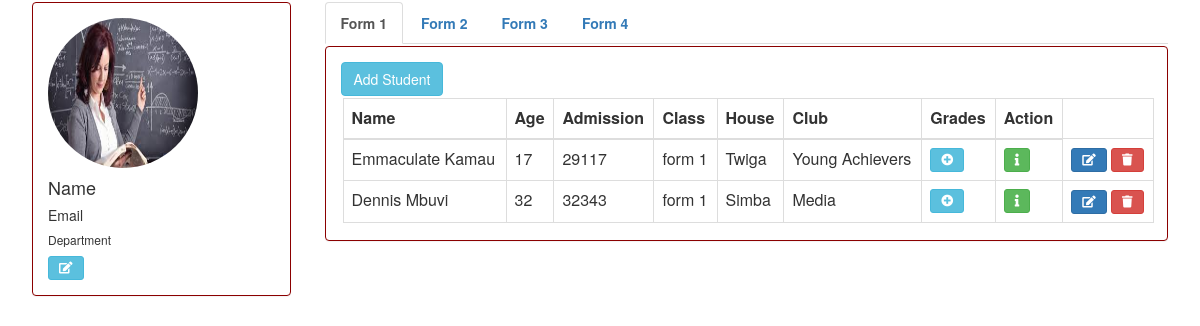
Screenshot of /school/form1 with the database file from the repository.
### schapp/models.py (models this page shows, shortened)
class Student(models.Model):
    name = models.CharField(max_length=50)
    age = models.IntegerField()
    admission = models.BigIntegerField(unique=True)
    form = models.CharField(choices=CLASS, default='Form 1', max_length=6)
    house = models.CharField(max_length=50)
    club = models.CharField(max_length=50)

### schapp/views/teachers.py (the view)
# urls.py: path('form1', teachers.form1_students, name='form1'),
def form1_students(request):
    students = Student.objects.filter(form='form 1')
    return render(request, 'schapp/teachers/index.html', {'students': students})

### schapp/templates/schapp/teachers/index.html (shortened to what this page needs)
<link rel="stylesheet" href="https://maxcdn.bootstrapcdn.com/bootstrap/3.3.7/css/bootstrap.min.css">
<link rel="stylesheet" href="https://use.fontawesome.com/releases/v5.8.2/css/all.css">
{% load static %}
<link href="{% static 'schapp/teacher/css/custom.css' %}" rel="stylesheet" type="text/css">
<div class="container">
    <div class="row">
        <div class="col-sm-3">
            <div class="panel panel-danger">
                <div class="panel-body">
                    <img src="{% static 'schapp/teacher/images/t.jpg' %}" class="img img-circle img-responsive" alt="No image to display" style="width: 150px;height: 150px;">
                    <div class="caption">
                        <h4>Name</h4>
                        <h5>Email</h5>
                        <h6>Department</h6>
                        <a href="" class="btn btn-info btn-sm"><i class="fas fa-edit"></i> </a>
                    </div>
                </div>
            </div>
        </div>
        <div class="col-sm-9">
            <ul class="nav nav-tabs" style="margin: 2px;">
                <li class="active"><a href="{% url 'schapp:form1' %}">Form 1</a> </li>
                <li><a href="{% url 'schapp:form2' %}">Form 2</a> </li>
                <li><a href="{% url 'schapp:form3' %}">Form 3</a> </li>
                <li><a href="{% url 'schapp:form4' %}">Form 4</a> </li>
            </ul>
            <div class="panel panel-danger">
                <div class="panel-body">
                    <button type="button" class="btn btn-info js-add-student" data-url="{% url 'schapp:add-student' %}">Add Student</button>
                    <table class="table table-bordered"  id="student-table" style="margin: 2px;">
                        <thead>
                        <tr>
                        <th>Name</th>
                        <th>Age</th>
                        <th>Admission</th>
                        <th>Class</th>
                        <th>House</th>
                        <th>Club</th>
                        <th>Grades</th>
                        <th>Action</th>
                        </tr>
                        </thead>
                        <tbody>
                        {% include 'schapp/teachers/includes/partial-student-list.html' %}
                        </tbody>
                    </table>
                </div>
            </div>
        </div>
    </div>
</div>

### schapp/templates/schapp/teachers/includes/partial-student-list.html
{% for s in students %}
<tr>
    <td>{{ s.name }}</td>
    <td>{{ s.age }}</td>
    <td>{{ s.admission }}</td>
    <td>{{ s.form }}</td>
    <td>{{ s.house }}</td>
    <td>{{ s.club }}</td>
    <td>
       <button class="btn btn-info btn-sm js-add-grade" data-url="{% url 'schapp:add-grade' s.pk %}">
           <i class="fas fa-plus-circle"></i>
       </button>
    </td>
    <td>
        <a href="{% url 'schapp:student-detail' s.pk %}" class="btn btn-success btn-sm"><i class="fas fa-info"></i> </a>
    </td>
    <td>
        <button class="btn btn-primary btn-sm js-update-student" data-url="{% url 'schapp:update-student' s.pk %}">
            <i class="fas fa-edit"></i>
        </button>
        <button class="btn btn-danger btn-sm js-delete-student" data-url="{% url 'schapp:delete-student' s.pk %}">
            <i class="fas fa-trash"></i>
        </button>
    </td>
</tr>
{% endfor %}

### schapp/static/schapp/teacher/css/custom.css (style rules this page uses)
.panel-danger { margin: 2px; border: 1px solid darkred; }
.nav-tabs { font-weight: bold; }

### rows the page displays
Student: name "Emmaculate Kamau", age "17", admission "29117", form "form 1", house "Twiga", club "Young Achievers"
Student: name "Dennis Mbuvi", age "32", admission "32343", form "form 1", house "Simba", club "Media"
